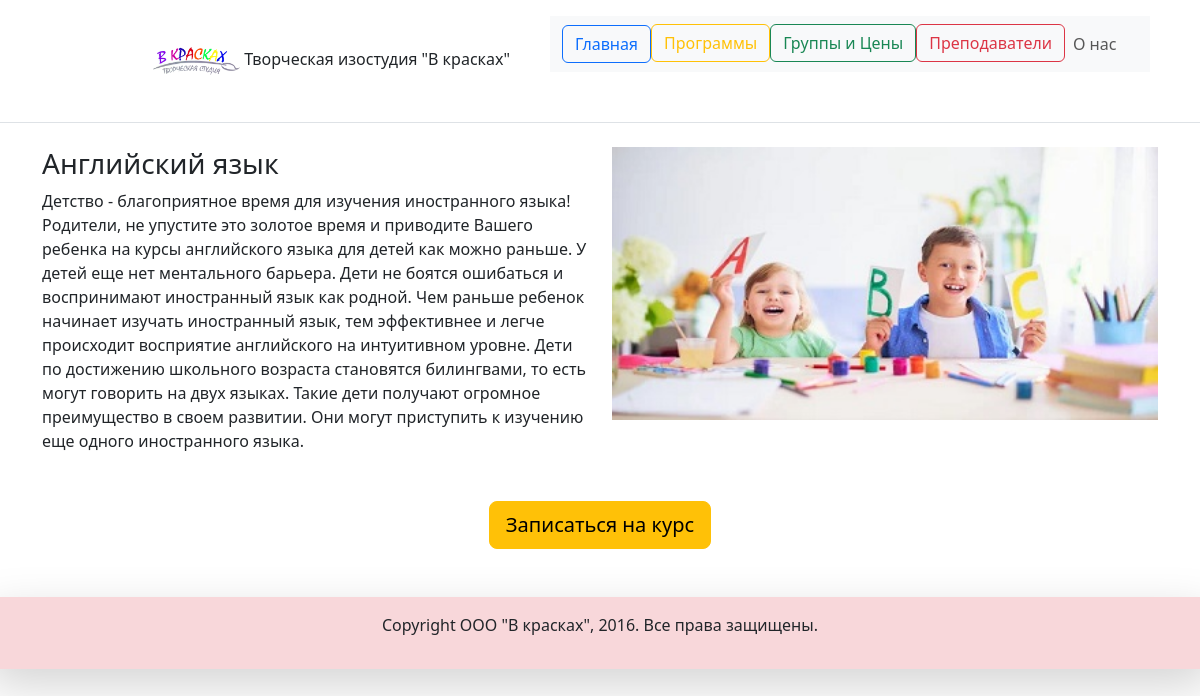
The page /category/5 on the database its author committed.
### v_kraskah/models.py (models this page shows, shortened)
class Category(models.Model):
    name = models.CharField(max_length=200,
                            help_text="Введите категорию занятия",
                            verbose_name="Категория занятия")
    full_description = models.TextField(max_length=1000, help_text="Полный текст курса", verbose_name="полное описание",
                                        blank=True)
    short_description = models.CharField(max_length=200, help_text="Кратко опишите категорию",
                                         verbose_name="краткое описание", blank=True)
    img = models.ImageField(upload_to='media/images/category', null=True, help_text='150x150px',
                            verbose_name="ссылка картинки", blank=True)
    @property
    def photo_url(self):
        if self.img and hasattr(self.img, 'url'):
            return self.img.url
    class Meta:
        verbose_name = "Предмет"
        verbose_name_plural = "Предметы"
        ordering = ["name"]

### v_kraskah/views.py (the view)
# urls.py: path('category/<int:pk>', views.CategoryDetailView.as_view(), name="category"),  # Конкретная категория
class CategoryDetailView(generic.DetailView):
    model = Category

### templates/v_kraskah/category_detail.html (shortened to what this page needs)
{% extends "base.html" %}
{% block content %}
{% if category.name == "Английский язык" %}
<div class="container">
  <div class="row">
    <div class="col">
        <h3>{{ category.name }}</h3>
        Детство - благоприятное время для изучения иностранного языка! Родители, не упустите это золотое время и
        приводите Вашего ребенка на курсы английского языка для детей как можно раньше. У детей еще нет ментального
        барьера. Дети не боятся ошибаться и воспринимают иностранный язык как родной. Чем раньше ребенок начинает
        изучать иностранный язык, тем эффективнее и легче происходит восприятие английского на интуитивном уровне.
        Дети по достижению школьного возраста становятся билингвами, то есть могут говорить на двух языках. Такие дети
        получают огромное преимущество в своем развитии. Они могут приступить к изучению еще одного иностранного языка.
    </div>
    <div class="col">
      <img src="{{ category.photo_url }}" class="card-img-top" alt="изображение">
    </div>
  </div>
    <br>
    <br>
    <div class="text-center">
        <a href="{% url 'call_back' %}" class="btn btn-warning btn-lg">Записаться на курс</a>
    </div>
</div>
{% endif %}
{% endblock %}

### rows shown on the page
Category: name "Английский язык", photo_url (picture)
